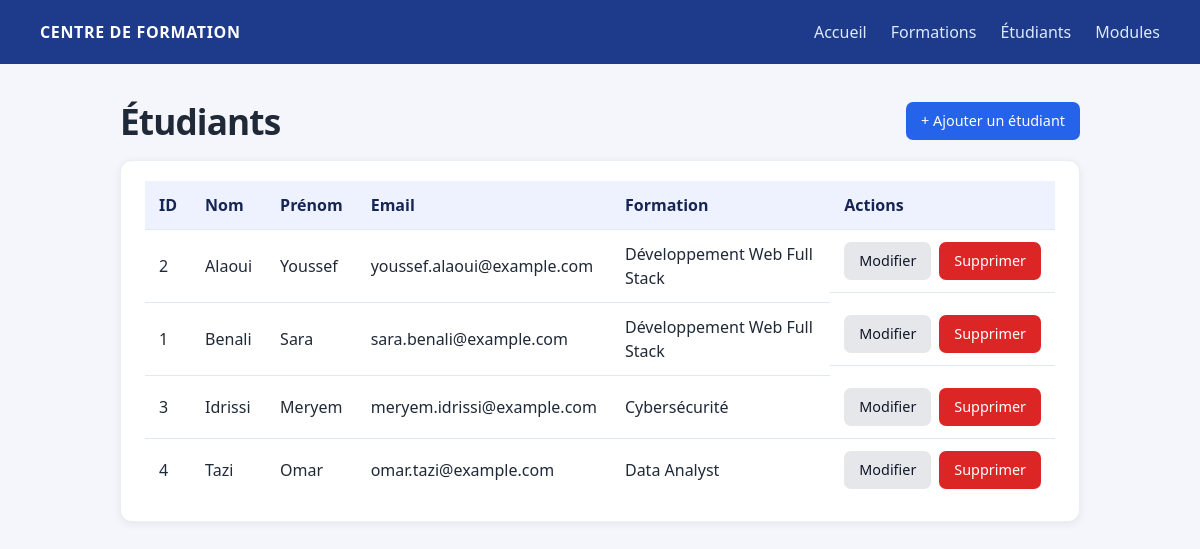
Page /etudiants/index.php on the committed database.
### tables this page shows
CREATE TABLE etudiants (
  id_etudiant  INT UNSIGNED NOT NULL AUTO_INCREMENT,
  nom          VARCHAR(80)  NOT NULL,
  prenom       VARCHAR(80)  NOT NULL,
  email        VARCHAR(150) NOT NULL,
  id_formation INT UNSIGNED NOT NULL,
  PRIMARY KEY (id_etudiant),
  CONSTRAINT fk_etudiants_formation
    FOREIGN KEY (id_formation) REFERENCES formations (id_formation)
    ON DELETE RESTRICT ON UPDATE CASCADE
);

CREATE TABLE formations (
  id_formation INT UNSIGNED NOT NULL AUTO_INCREMENT,
  titre        VARCHAR(120) NOT NULL,
  duree_mois   TINYINT UNSIGNED NOT NULL,
  niveau       VARCHAR(50) NOT NULL,
  PRIMARY KEY (id_formation)
);

### etudiants/index.php (the view, shortened to what this page needs)
<?php
require_once '../database/connexion.php';
$sql = "SELECT e.id_etudiant, e.nom, e.prenom, e.email, f.titre AS formation
        FROM etudiants e
        INNER JOIN formations f ON f.id_formation = e.id_formation
        ORDER BY e.nom, e.prenom";
$etudiants = $pdo->query($sql)->fetchAll(PDO::FETCH_ASSOC);
?>
<!DOCTYPE html>
<html lang="fr">
<head>
    <link rel="stylesheet" href="../assets/css/style.css">
</head>
<body>
<header class="topbar">
    <span class="brand">CENTRE DE FORMATION</span>
    <a href="../index.php">Accueil</a>
    <a href="../formations/index.php">Formations</a>
    <a href="index.php">Étudiants</a>
    <a href="../modules/index.php">Modules</a>
</header>
<main>
    <div class="toolbar">
        <h1>Étudiants</h1>
        <a class="btn btn-primary" href="create.php">+ Ajouter un étudiant</a>
    </div>
    <div class="card">
    <?php if (empty($etudiants)): ?>
        <p class="empty">Aucun étudiant pour le moment.</p>
    <?php else: ?>
        <table>
            <thead>
                <tr><th>ID</th><th>Nom</th><th>Prénom</th><th>Email</th><th>Formation</th><th>Actions</th></tr>
            </thead>
            <tbody>
            <?php foreach ($etudiants as $e): ?>
                <tr>
                    <td><?= (int) $e['id_etudiant'] ?></td>
                    <td><?= htmlspecialchars($e['nom']) ?></td>
                    <td><?= htmlspecialchars($e['prenom']) ?></td>
                    <td><?= htmlspecialchars($e['email']) ?></td>
                    <td><?= htmlspecialchars($e['formation']) ?></td>
                    <td class="actions">
                        <a class="btn" href="edit.php?id=<?= (int) $e['id_etudiant'] ?>">Modifier</a>
                        <form class="inline" action="delete.php" method="post"
                              onsubmit="return confirm('Supprimer cet étudiant ?');">
                            <button type="submit" class="btn btn-danger">Supprimer</button>
                        </form>
                    </td>
                </tr>
            <?php endforeach; ?>
            </tbody>
        </table>
    <?php endif; ?>
    </div>
</main>
</body>
</html>

### assets/css/style.css (style rules this page uses)
* { box-sizing: border-box; }
:root { color-scheme: light; --color-ink: #1f2937; --color-muted: #64748b; --color-brand: #1e3a8a; --color-primary: #2563eb; --color-border: #e2e8f0; --color-surface: #fff; --color-page: #f4f6fb; --shadow-card: 0 2px 8px rgba(15, 23, 42, .07); }
body { min-width: 320px; margin: 0; background: var(--color-page); color: var(--color-ink); font-family: system-ui, -apple-system, BlinkMacSystemFont, "Segoe UI", sans-serif; line-height: 1.5; }
.topbar { display: flex; align-items: center; gap: 12px 24px; min-height: 64px; padding: 12px max(24px, calc((100% - 1120px) / 2)); background: var(--color-brand); color: #fff; }
.topbar .brand { margin-right: auto; font-weight: 750; letter-spacing: .04em; }
.topbar a { padding: 6px 0; color: #dbeafe; text-decoration: none; transition: color .15s ease; }
main { width: min(100% - 32px, 960px); margin: 36px auto 64px; }
h1 { margin: 0 0 18px; font-size: clamp(1.7rem, 3vw, 2.2rem); line-height: 1.2; letter-spacing: -.025em; }
.card, .quick-card { border: 1px solid rgba(226, 232, 240, .7); border-radius: 12px; background: var(--color-surface); box-shadow: var(--shadow-card); }
.card { overflow-x: auto; padding: 20px 24px; }
table { width: 100%; min-width: 620px; border-collapse: collapse; }
th, td { padding: 12px 14px; border-bottom: 1px solid var(--color-border); text-align: left; vertical-align: middle; }
th { background: #eef2ff; color: #172554; font-weight: 650; white-space: nowrap; }
tbody tr:last-child td { border-bottom: 0; }
.actions { display: flex; align-items: center; gap: 8px; white-space: nowrap; }
form.inline { margin: 0; }
.btn { display: inline-flex; align-items: center; justify-content: center; min-height: 38px; padding: 8px 14px; border: 1px solid transparent; border-radius: 7px; background: #e5e7eb; color: #111827; font: inherit; font-size: .9rem; line-height: 1.25; text-decoration: none; cursor: pointer; transition: background-color .15s ease, box-shadow .15s ease, transform .15s ease; }
.btn-primary { background: var(--color-primary); color: #fff; }
.btn-danger { background: #dc2626; color: #fff; }
:where(a, button, input, select):focus-visible { outline: 3px solid #93c5fd; outline-offset: 2px; }
.toolbar { display: flex; align-items: center; justify-content: space-between; gap: 16px; margin-bottom: 18px; }
.toolbar h1 { margin: 0; }

### rows in the picture
etudiants: id_etudiant "2", nom "Alaoui", prenom "Youssef", email "youssef.alaoui@example.com", id_formation.titre "Développement Web Full Stack"
etudiants: id_etudiant "1", nom "Benali", prenom "Sara", email "sara.benali@example.com", id_formation.titre "Développement Web Full Stack"
etudiants: id_etudiant "3", nom "Idrissi", prenom "Meryem", email "meryem.idrissi@example.com", id_formation.titre "Cybersécurité"
etudiants: id_etudiant "4", nom "Tazi", prenom "Omar", email "omar.tazi@example.com", id_formation.titre "Data Analyst"
